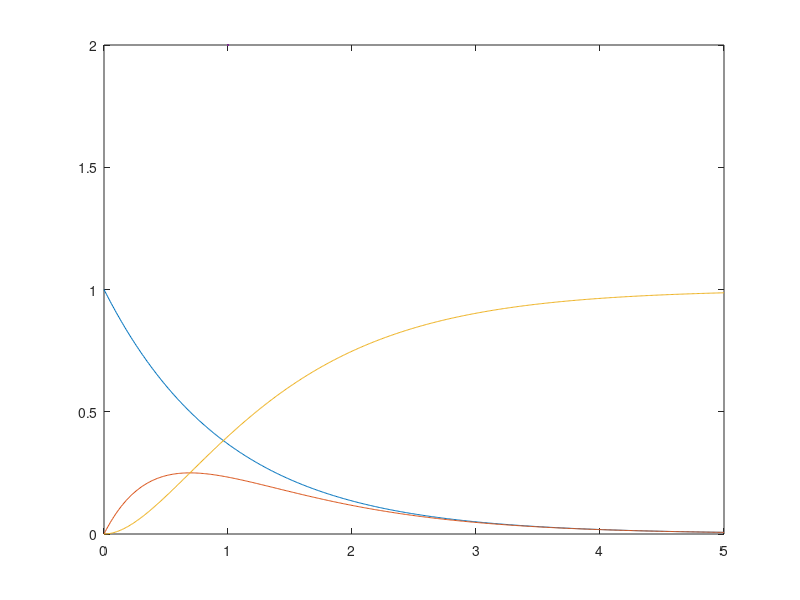

Reproduce this figure in MATLAB. (Note: this script raises an error after producing the figure.)
clear
close all

lambda1 = 1;
lambda2 = 2;

N10 = 1;
t = (0 : .01 : 5) / lambda1;
N1 = N10 * exp(-lambda1 * t);
N2 = N10 * lambda1 * (exp(-lambda1 * t) - exp(-lambda2 * t)) / (lambda2 - lambda1);
N3 = N10 * (lambda2 * (1 - exp(-lambda1 * t)) - lambda1 * (1 - exp(-lambda2 * t))) / (lambda2 - lambda1);

plot(t, N1, t, N2, t, N3, LineWidth=2)

% A1 = lambda1 * N1;
% A2 = lambda2 * N2;
% plot(t, A1, t, A2, LineWidth=2)

xlabel("$t/\tau_1$", Interpreter="latex")
ylabel("$N/N_{10}$", Interpreter="latex")

pad_legend(legend("$N_"+(1:3)+"(t)$", Interpreter="latex", Location="eastoutside"));

grid on

set(gcf, Position=[200 200 700 350])

exportgraphics(gca, '../decay2.pdf', ContentType='vector', BackgroundColor='none')
